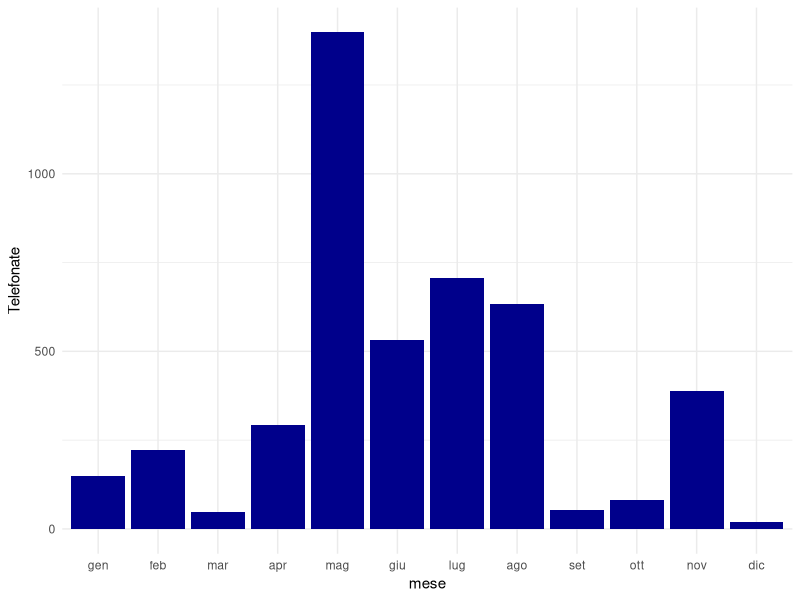
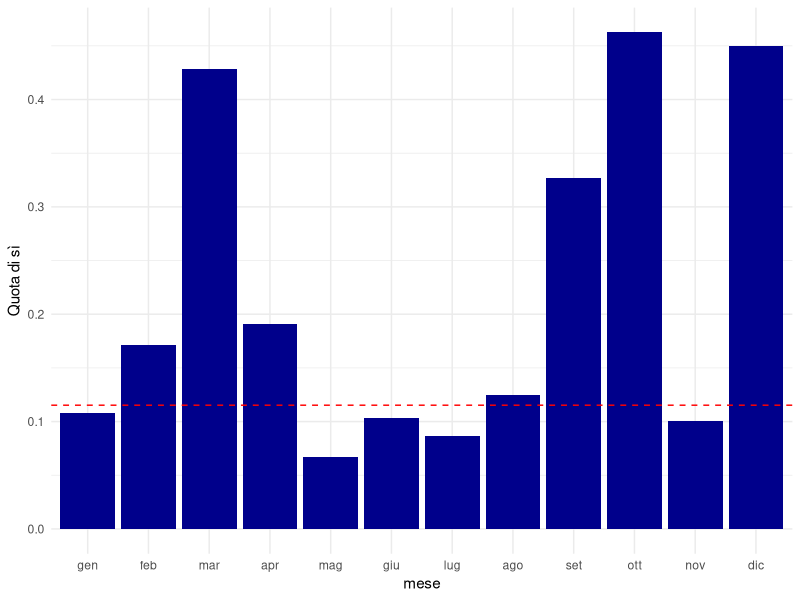
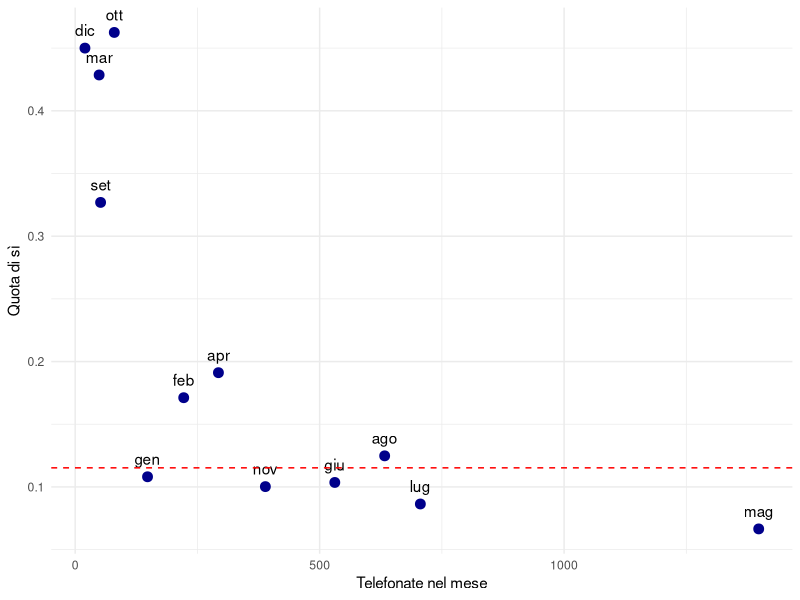
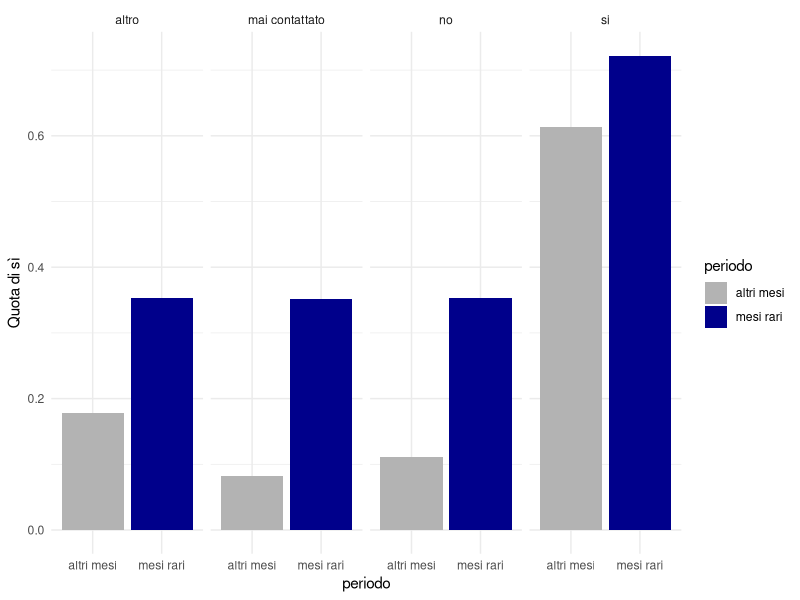
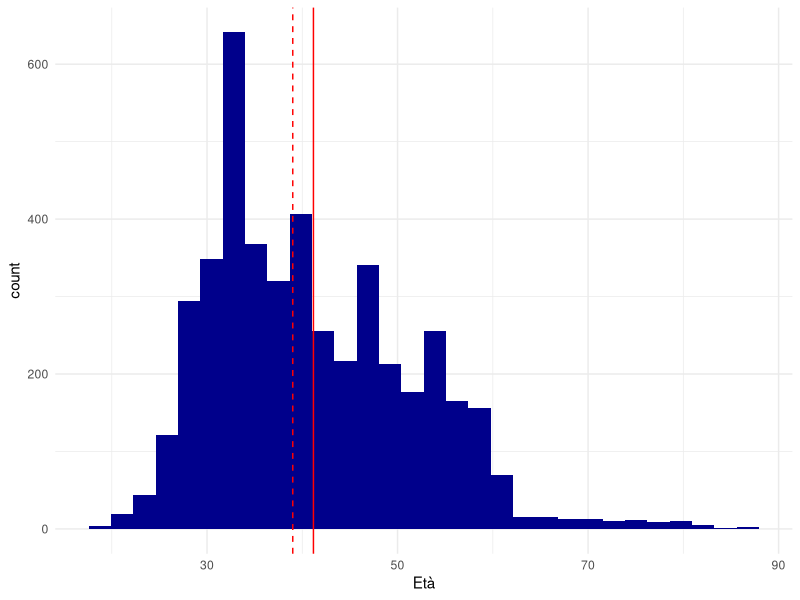
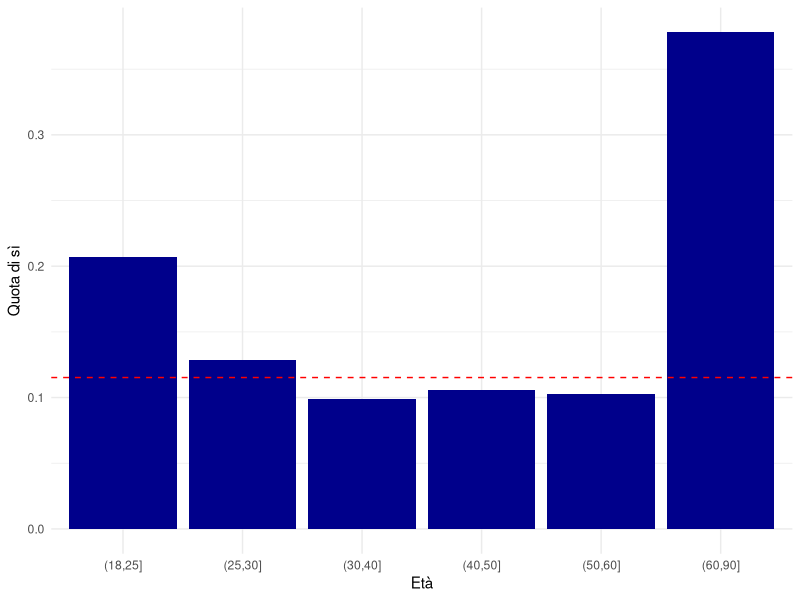
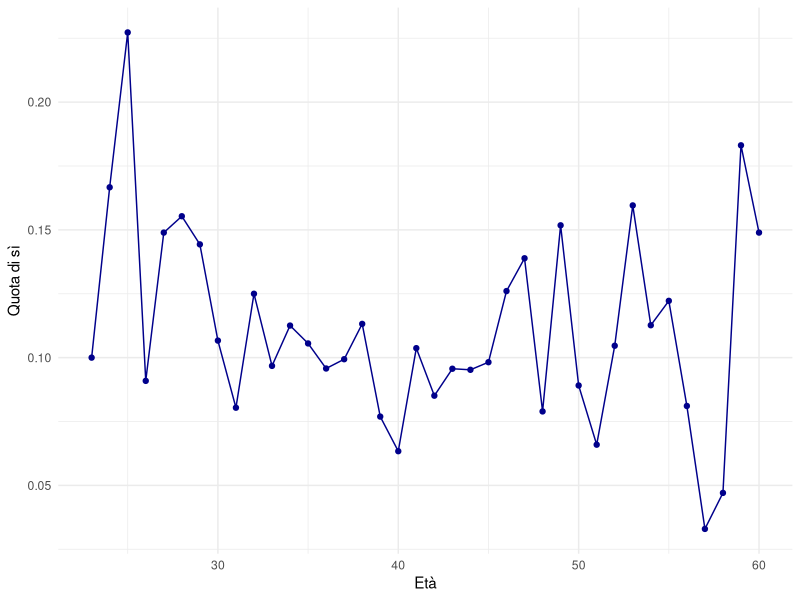
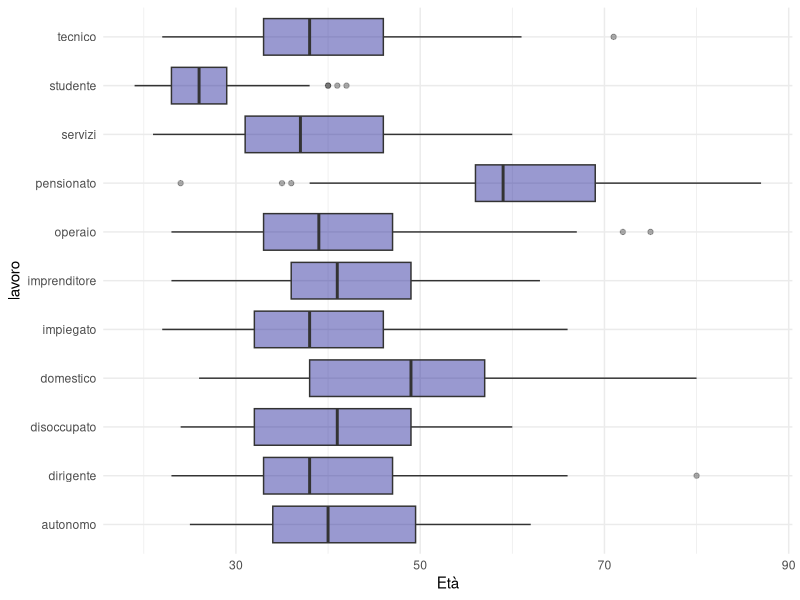

Generate these figures, in order, with R:
# ==============================================================
# Coding e Fondamenti di Intelligenza Artificiale - A.A. 2026/27
# Lezione 10 - Un'analisi completa: la campagna telefonica
# ==============================================================
#
# File che serve, nella stessa cartella di questo script
# (si scarica dalla pagina del modulo sul sito):
#   campagna_banca.csv   una riga per cliente chiamato
#
# In RStudio: Session > Set Working Directory > To Source File Location
#
# Una banca portoghese telefona a 4.521 clienti per proporre un
# deposito vincolato (dati veri, 2008-2010).
#
#   DOMANDA DI BUSINESS: chi conviene chiamare, e quando?
#
# Usiamo tutto quello che abbiamo visto nelle lezioni 7, 8 e 9:
# i verbi di dplyr e i grafici di ggplot. Le cose nuove sono due,
# e sono segnate con  # NUOVO.


# ---- 0. Pacchetti ----------------------------------------------

library(dplyr)
library(ggplot2)
library(GGally)      # ggpairs
library(corrplot)    # corrplot

colori <- c("no" = "grey70", "si" = "darkblue")   # per chi sottoscrive


# ---- 1. Leggere e guardare la tabella ---------------------------

campagna <- read.csv("campagna_banca.csv")

head(campagna)
str(campagna)
summary(campagna)
nrow(campagna)       # 4521 clienti
ncol(campagna)       # 18 colonne

#   eta, lavoro, stato_civile, istruzione   chi è il cliente
#   saldo                                   saldo medio annuo del conto (euro)
#   insolvente, mutuo, prestito             debiti ("si" / "no")
#   contatto, giorno, mese                  come e quando è stato chiamato
#   durata                                  secondi dell'ultima telefonata
#   chiamate                                telefonate in questa campagna
#   giorni_da_contatto, contatti_prima,
#   esito_prima                             la campagna precedente
#   sottoscrive                             1 = ha aperto il deposito

mean(campagna$sottoscrive)    # 0.115

# sottoscrive vale 0 o 1: la media è la PROPORZIONE di 1, come
# Survived nel Titanic. Su 100 telefonate, 11 o 12 vanno a buon fine.

campagna$lavoro <- as.factor(campagna$lavoro)
summary(campagna$lavoro)      # 38 NA: lavoro non dichiarato


# ---- 2. Prima di analizzare: i valori mancanti ------------------

sum(is.na(campagna$lavoro))       # 38
sum(is.na(campagna$istruzione))   # 187
sum(is.na(campagna$contatto))     # 1324: quasi un terzo!

# Con le quadre: le righe senza contatto
senza_contatto <- campagna[is.na(campagna$contatto), ]
nrow(senza_contatto)              # 1324

# Sono sparsi a caso, o concentrati da qualche parte?
campagna %>%
  group_by(mese) %>%
  summarise(chiamate = n(), quota_senza_contatto = mean(is.na(contatto))) %>%
  arrange(desc(quota_senza_contatto))

# giu 85%, mag 59%, poi quasi zero. Non sono i clienti a essere
# diversi: a maggio e giugno qualcuno non ha registrato il canale.
# Un NA concentrato in un periodo è un indizio su come sono stati
# raccolti i dati, non sui clienti. Il contatto lo useremo poco.


# ---- 3. Insight 1: più chiami, meno vendi -----------------------

# I mesi come testo finiscono in ordine alfabetico (ago, apr, dic...).
# factor() con levels fissa l'ordine del calendario.
campagna$mese <- factor(campagna$mese,                       # NUOVO: levels
                        levels = c("gen", "feb", "mar", "apr", "mag", "giu",
                                   "lug", "ago", "set", "ott", "nov", "dic"))

# Quante telefonate ogni mese? geom_bar conta le righe da solo.
ggplot(campagna, aes(x = mese)) +
  geom_bar(fill = "darkblue") +
  theme_minimal() +
  ylab("Telefonate")

per_mese <- campagna %>%
  group_by(mese) %>%
  summarise(chiamate = n(), conversione = mean(sottoscrive))
per_mese %>% arrange(desc(conversione))

# mag: 1398 telefonate, 6.7% di sì
# ott:   80 telefonate,  46% di sì

ggplot(per_mese, aes(x = mese, y = conversione)) +
  geom_col(fill = "darkblue") +
  geom_hline(yintercept = mean(campagna$sottoscrive), color = "red", linetype = 2) +
  theme_minimal() +
  ylab("Quota di sì")

# Le due cose insieme: un punto per mese.
ggplot(per_mese, aes(x = chiamate, y = conversione)) +
  geom_point(color = "darkblue", size = 3) +
  geom_text(aes(label = mese), vjust = -1) +                 # NUOVO: geom_text
  geom_hline(yintercept = mean(campagna$sottoscrive), color = "red", linetype = 2) +
  theme_minimal() +
  xlab("Telefonate nel mese") +
  ylab("Quota di sì")

cor(per_mese$chiamate, per_mese$conversione)    # -0.69

# I mesi in cui la banca chiama tantissimo sono quelli in cui
# vende peggio. Allora bisogna chiamare a ottobre?


# ---- 4. Insight 2: è il mese, o chi chiami? ---------------------

# Prima: conta chi era già stato chiamato nella campagna precedente?
campagna %>%
  group_by(esito_prima) %>%
  summarise(clienti = n(), conversione = mean(sottoscrive)) %>%
  arrange(desc(conversione))

# Chi aveva già detto sì: 64%. Chi non era mai stato chiamato: 9%.

# Ora mesi "rari" (marzo, settembre, ottobre, dicembre) contro gli
# altri, separando i clienti per la loro storia.
campagna <- campagna %>%
  mutate(periodo = ifelse(mese %in% c("mar", "set", "ott", "dic"),
                          "mesi rari", "altri mesi"))

storia <- campagna %>%
  group_by(esito_prima, periodo) %>%
  summarise(clienti = n(), conversione = mean(sottoscrive), .groups = "drop")
storia

ggplot(storia, aes(x = periodo, y = conversione, fill = periodo)) +
  geom_col() +
  facet_wrap(~ esito_prima, ncol = 4) +
  scale_fill_manual(values = c("altri mesi" = "grey70", "mesi rari" = "darkblue")) +
  theme_minimal() +
  ylab("Quota di sì")

# Anche tra chi non era MAI stato chiamato: 35% nei mesi rari,
# 8% negli altri. Non è solo "chi richiami": quando la banca chiama
# poco, sceglie meglio chi chiamare. Il mese da solo non spiega,
# conta come si sceglie la lista.


# ---- 5. Insight 3: l'età a forma di U ---------------------------

# Frequenze per fascia d'età (cut, come le fasce di fatturato)
campagna <- campagna %>%
  mutate(fascia_eta = cut(eta, breaks = c(18, 25, 30, 40, 50, 60, 90)))

campagna %>%
  count(fascia_eta) %>%
  mutate(freq_rel = n / sum(n))

ggplot(campagna, aes(x = eta)) +
  geom_histogram(bins = 30, fill = "darkblue") +
  geom_vline(xintercept = mean(campagna$eta), color = "red") +
  geom_vline(xintercept = median(campagna$eta), color = "red", linetype = 2) +
  theme_minimal() +
  xlab("Età")

# Quasi tutti tra 30 e 50 anni. Ma chi dice sì?
per_fascia <- campagna %>%
  group_by(fascia_eta) %>%
  summarise(clienti = n(), conversione = mean(sottoscrive))
per_fascia

ggplot(per_fascia, aes(x = fascia_eta, y = conversione)) +
  geom_col(fill = "darkblue") +
  geom_hline(yintercept = mean(campagna$sottoscrive), color = "red", linetype = 2) +
  theme_minimal() +
  xlab("Età") +
  ylab("Quota di sì")

# Una U: 21% sotto i 25 anni, circa 10% tra 30 e 60, 38% oltre i 60.
# La banca chiama soprattutto i clienti che rispondono meno.

# Anno per anno, solo le età con almeno 20 clienti:
campagna %>%
  group_by(eta) %>%
  summarise(clienti = n(), conversione = mean(sottoscrive)) %>%
  filter(clienti >= 20) %>%
  ggplot(aes(x = eta, y = conversione)) +
  geom_line(color = "darkblue") +
  geom_point(color = "darkblue") +
  theme_minimal() +
  xlab("Età") +
  ylab("Quota di sì")

# È l'età o il lavoro? Pensionati e studenti stanno agli estremi.
ggplot(campagna %>% filter(!is.na(lavoro)), aes(x = eta, y = lavoro)) +
  geom_boxplot(fill = "darkblue", alpha = 0.4) +
  theme_minimal() +
  xlab("Età")

campagna %>%
  filter(lavoro %in% c("pensionato", "studente", "dirigente", "operaio")) %>%
  group_by(lavoro, fascia_eta) %>%
  summarise(clienti = n(), conversione = mean(sottoscrive), .groups = "drop") %>%
  filter(clienti >= 15) %>%
  ggplot(aes(x = fascia_eta, y = conversione, fill = lavoro)) +
  geom_col() +
  facet_wrap(~ lavoro, ncol = 4) +
  theme_minimal() +
  xlab("Età") +
  ylab("Quota di sì")

# Pensionati tra 50 e 60 anni: 15%. Pensionati oltre i 60: 39%.
# Dentro lo stesso lavoro l'età conta ancora: sono tutte e due.


# ---- 6. Insight 4: insistere non paga ---------------------------

campagna %>% count(chiamate)       # da 1 a 50 telefonate allo stesso cliente

# Raggruppiamo "8 o più" in una sola colonna
per_chiamate <- campagna %>%
  mutate(chiamate_max8 = ifelse(chiamate >= 8, 8, chiamate)) %>%
  group_by(chiamate_max8) %>%
  summarise(clienti = n(), conversione = mean(sottoscrive))
per_chiamate

ggplot(per_chiamate, aes(x = chiamate_max8, y = conversione)) +
  geom_col(fill = "darkblue") +
  geom_hline(yintercept = mean(campagna$sottoscrive), color = "red", linetype = 2) +
  theme_minimal() +
  xlab("Telefonate allo stesso cliente (8 = 8 o più)") +
  ylab("Quota di sì")

# Alla prima telefonata 14%; dalla quinta in poi quasi sempre sotto
# la media; dall'ottava in poi 5%.

ggplot(campagna, aes(x = chiamate, y = factor(sottoscrive), fill = factor(sottoscrive))) +
  geom_boxplot() +
  scale_fill_manual(values = c("0" = "grey70", "1" = "darkblue")) +
  theme_minimal() +
  xlab("Telefonate") +
  ylab("Sottoscrive")

# E in che giorni del mese si chiama?
campagna %>%
  group_by(giorno) %>%
  summarise(chiamate = n()) %>%
  ggplot(aes(x = giorno, y = chiamate)) +
  geom_line(color = "darkblue") +
  geom_point(color = "darkblue") +
  theme_minimal() +
  xlab("Giorno del mese") +
  ylab("Telefonate")

# Le telefonate si concentrano tra il 18 e il 21 del mese.


# ---- 7. Insight 5: soldi e debiti -------------------------------

summary(campagna$saldo)
mean(campagna$saldo)              # 1423
median(campagna$saldo)            # 444
sd(campagna$saldo)
var(campagna$saldo)
IQR(campagna$saldo)
quantile(campagna$saldo, 0.95)
sum(campagna$saldo < 0)           # 366 clienti in rosso

# Media quasi tre volte la mediana: pochi clienti molto ricchi tirano
# su la media. Il cliente "medio" da 1423 euro quasi non esiste.

# Fino a 10.000 euro, per vedere la forma (oltre ci sono 2 clienti su 100)
campagna %>%
  filter(saldo < 10000) %>%
  ggplot(aes(x = saldo)) +
  geom_histogram(binwidth = 250, boundary = 0, fill = "darkblue") +
  geom_vline(xintercept = mean(campagna$saldo), color = "red") +
  geom_vline(xintercept = median(campagna$saldo), color = "red", linetype = 2) +
  geom_vline(xintercept = 0) +
  theme_minimal() +
  xlab("Saldo (euro)")

# Il saldo serve a vendere?
campagna %>%
  mutate(fascia_saldo = cut(saldo, breaks = c(-Inf, 0, 500, 2000, 5000, Inf))) %>%
  group_by(fascia_saldo) %>%
  summarise(clienti = n(), conversione = mean(sottoscrive))

# Chi ha già debiti con la banca?
debiti <- campagna %>%
  group_by(mutuo, prestito) %>%
  summarise(clienti = n(), conversione = mean(sottoscrive), .groups = "drop")
debiti

ggplot(debiti, aes(x = mutuo, y = conversione, fill = prestito)) +
  geom_col() +
  facet_grid(. ~ prestito) +
  scale_fill_manual(values = colori) +
  theme_minimal() +
  xlab("Ha un mutuo") +
  ylab("Quota di sì")

# Senza mutuo né prestito: 17%. Con il solo mutuo 9%, con un prestito 6%.
# Chi deve già soldi alla banca non ne mette da parte altri.


# ---- 8. Insight 6: la variabile che sa troppo -------------------

campagna %>%
  group_by(sottoscrive) %>%
  summarise(durata_media = mean(durata), durata_mediana = median(durata))

# Chi dice sì resta al telefono più del doppio: 7 minuti contro 3 (mediane).

ggplot(campagna, aes(x = durata, fill = factor(sottoscrive))) +
  geom_histogram(binwidth = 60, boundary = 0, alpha = 0.6, position = "identity") +
  scale_fill_manual(values = c("0" = "grey70", "1" = "darkblue")) +
  theme_minimal() +
  xlab("Durata della telefonata (secondi)")

campagna %>%
  filter(durata <= 1200) %>%
  ggplot(aes(x = durata, fill = factor(sottoscrive))) +
  geom_histogram(breaks = c(0, 60, 120, 180, 240, 300, 360, 420, 480, 540, 600,
                            720, 840, 960, 1080, 1200)) +
  facet_grid(factor(sottoscrive) ~ .) +
  scale_fill_manual(values = c("0" = "grey70", "1" = "darkblue")) +
  theme_minimal() +
  xlab("Durata della telefonata (secondi)")

campagna %>%
  mutate(minuti = cut(durata, breaks = c(-Inf, 60, 120, 240, 480, Inf))) %>%
  group_by(minuti) %>%
  summarise(clienti = n(), conversione = mean(sottoscrive))

# Sotto il minuto: 0,2% di sì. Oltre gli 8 minuti: 38%.

ggplot(campagna, aes(x = durata, y = chiamate, color = factor(sottoscrive))) +
  geom_point(alpha = 0.5) +
  scale_color_manual(values = c("0" = "grey70", "1" = "darkblue")) +
  theme_minimal() +
  xlab("Durata (secondi)") +
  ylab("Telefonate")


# ---- 9. Tutte le variabili numeriche insieme --------------------

numeriche <- campagna %>%
  select(eta, saldo, durata, chiamate, contatti_prima, sottoscrive)

cov(campagna$durata, campagna$sottoscrive)
cor(campagna$durata, campagna$sottoscrive)      # 0.40
cor(campagna$chiamate, campagna$sottoscrive)    # -0.06
round(cor(numeriche), 2)

ggpairs(numeriche)
corrplot(cor(numeriche))

# La durata è di gran lunga la variabile più legata al sì.
# Venerdì una macchina imparerà da sola chi dice sì: sceglierebbe
# la durata per prima. Ma la durata si conosce solo DOPO aver
# telefonato: per decidere chi chiamare non serve a niente.
# Una variabile che sa il risultato prima di noi si chiama leakage.


# ---- 10. Le risposte alla domanda di business ------------------
#
#   1. Più telefonate non vogliono dire più vendite: a maggio 1398
#      chiamate e 7% di sì, a ottobre 80 chiamate e 46%.
#   2. Il segreto è la lista: chi aveva già detto sì converte al 64%,
#      e nei mesi in cui si chiama poco si sceglie meglio.
#   3. L'età fa una U: giovani e over 60 rispondono meglio, ma la
#      banca chiama soprattutto i 30-50enni.
#   4. Oltre la quarta telefonata allo stesso cliente si spreca tempo.
#   5. Chi ha mutuo e prestito non apre depositi.
#   6. La durata predice tutto ma arriva troppo tardi: attenzione
#      alle variabili che conoscono già la risposta.


# ---- 11. Adesso il laboratorio --------------------------------
# lab_campagna.R: dieci domande sugli stessi dati, poi le correggiamo
# insieme.
